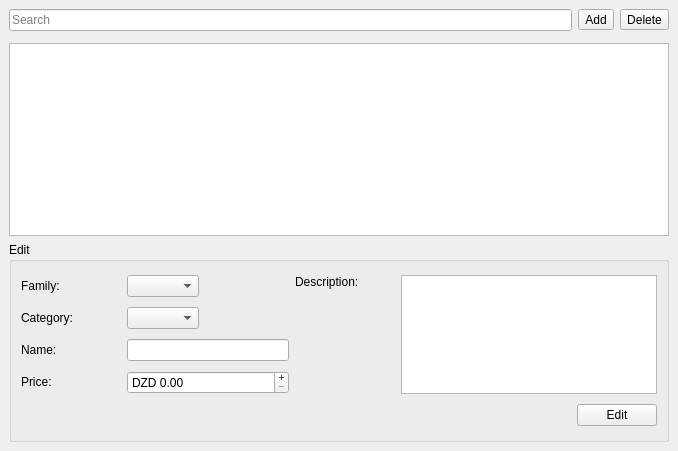
<?xml version="1.0" encoding="UTF-8"?>
<ui version="4.0">
 <class>ProdectsForm</class>
 <widget class="QWidget" name="ProdectsForm">
  <property name="geometry">
   <rect>
    <x>0</x>
    <y>0</y>
    <width>678</width>
    <height>451</height>
   </rect>
  </property>
  <property name="windowTitle">
   <string>Form</string>
  </property>
  <layout class="QGridLayout" name="gridLayout">
   <property name="leftMargin">
    <number>9</number>
   </property>
   <property name="topMargin">
    <number>9</number>
   </property>
   <property name="rightMargin">
    <number>9</number>
   </property>
   <property name="bottomMargin">
    <number>9</number>
   </property>
   <property name="horizontalSpacing">
    <number>6</number>
   </property>
   <item row="1" column="1">
    <widget class="QTableView" name="prodectsTabel">
     <property name="frameShape">
      <enum>QFrame::StyledPanel</enum>
     </property>
     <property name="alternatingRowColors">
      <bool>true</bool>
     </property>
     <property name="selectionBehavior">
      <enum>QAbstractItemView::SelectRows</enum>
     </property>
     <property name="gridStyle">
      <enum>Qt::SolidLine</enum>
     </property>
     <attribute name="horizontalHeaderDefaultSectionSize">
      <number>150</number>
     </attribute>
    </widget>
   </item>
   <item row="2" column="1">
    <widget class="QGroupBox" name="groupBox">
     <property name="minimumSize">
      <size>
       <width>0</width>
       <height>200</height>
      </size>
     </property>
     <property name="maximumSize">
      <size>
       <width>16777215</width>
       <height>200</height>
      </size>
     </property>
     <property name="title">
      <string>Edit</string>
     </property>
     <layout class="QGridLayout" name="gridLayout_2">
      <item row="0" column="0">
       <layout class="QHBoxLayout" name="horizontalLayout_2">
        <item>
         <widget class="QLabel" name="label">
          <property name="sizePolicy">
           <sizepolicy hsizetype="Fixed" vsizetype="Fixed">
            <horstretch>0</horstretch>
            <verstretch>0</verstretch>
           </sizepolicy>
          </property>
          <property name="minimumSize">
           <size>
            <width>100</width>
            <height>0</height>
           </size>
          </property>
          <property name="text">
           <string>Family:</string>
          </property>
         </widget>
        </item>
        <item>
         <widget class="QComboBox" name="family"/>
        </item>
       </layout>
      </item>
      <item row="0" column="2" rowspan="4">
       <layout class="QHBoxLayout" name="horizontalLayout_6">
        <item alignment="Qt::AlignTop">
         <widget class="QLabel" name="label_5">
          <property name="sizePolicy">
           <sizepolicy hsizetype="Fixed" vsizetype="Fixed">
            <horstretch>0</horstretch>
            <verstretch>0</verstretch>
           </sizepolicy>
          </property>
          <property name="minimumSize">
           <size>
            <width>100</width>
            <height>0</height>
           </size>
          </property>
          <property name="text">
           <string>Description:</string>
          </property>
         </widget>
        </item>
        <item>
         <widget class="QPlainTextEdit" name="description">
          <property name="sizePolicy">
           <sizepolicy hsizetype="Preferred" vsizetype="Preferred">
            <horstretch>0</horstretch>
            <verstretch>0</verstretch>
           </sizepolicy>
          </property>
         </widget>
        </item>
       </layout>
      </item>
      <item row="1" column="0">
       <layout class="QHBoxLayout" name="horizontalLayout_3">
        <item>
         <widget class="QLabel" name="label_2">
          <property name="sizePolicy">
           <sizepolicy hsizetype="Fixed" vsizetype="Fixed">
            <horstretch>0</horstretch>
            <verstretch>0</verstretch>
           </sizepolicy>
          </property>
          <property name="minimumSize">
           <size>
            <width>100</width>
            <height>0</height>
           </size>
          </property>
          <property name="text">
           <string>Category:</string>
          </property>
         </widget>
        </item>
        <item>
         <widget class="QComboBox" name="category"/>
        </item>
       </layout>
      </item>
      <item row="2" column="0" colspan="2">
       <layout class="QHBoxLayout" name="horizontalLayout_4">
        <item>
         <widget class="QLabel" name="label_3">
          <property name="sizePolicy">
           <sizepolicy hsizetype="Fixed" vsizetype="Fixed">
            <horstretch>0</horstretch>
            <verstretch>0</verstretch>
           </sizepolicy>
          </property>
          <property name="minimumSize">
           <size>
            <width>100</width>
            <height>0</height>
           </size>
          </property>
          <property name="text">
           <string>Name:</string>
          </property>
         </widget>
        </item>
        <item>
         <widget class="QLineEdit" name="name">
          <property name="sizePolicy">
           <sizepolicy hsizetype="Preferred" vsizetype="Fixed">
            <horstretch>0</horstretch>
            <verstretch>0</verstretch>
           </sizepolicy>
          </property>
          <property name="minimumSize">
           <size>
            <width>0</width>
            <height>0</height>
           </size>
          </property>
          <property name="clearButtonEnabled">
           <bool>true</bool>
          </property>
         </widget>
        </item>
       </layout>
      </item>
      <item row="3" column="0" colspan="2">
       <layout class="QHBoxLayout" name="horizontalLayout_5">
        <item>
         <widget class="QLabel" name="label_4">
          <property name="sizePolicy">
           <sizepolicy hsizetype="Fixed" vsizetype="Fixed">
            <horstretch>0</horstretch>
            <verstretch>0</verstretch>
           </sizepolicy>
          </property>
          <property name="minimumSize">
           <size>
            <width>100</width>
            <height>0</height>
           </size>
          </property>
          <property name="text">
           <string>Price:</string>
          </property>
         </widget>
        </item>
        <item>
         <widget class="QDoubleSpinBox" name="price">
          <property name="buttonSymbols">
           <enum>QAbstractSpinBox::PlusMinus</enum>
          </property>
          <property name="prefix">
           <string>DZD </string>
          </property>
          <property name="maximum">
           <double>10000000000000000905969664.000000000000000</double>
          </property>
         </widget>
        </item>
       </layout>
      </item>
      <item row="4" column="0" colspan="3">
       <layout class="QHBoxLayout" name="horizontalLayout_7">
        <item>
         <spacer name="horizontalSpacer">
          <property name="orientation">
           <enum>Qt::Horizontal</enum>
          </property>
          <property name="sizeHint" stdset="0">
           <size>
            <width>40</width>
            <height>20</height>
           </size>
          </property>
         </spacer>
        </item>
        <item>
         <widget class="QPushButton" name="editBtn">
          <property name="text">
           <string>Edit</string>
          </property>
         </widget>
        </item>
       </layout>
      </item>
     </layout>
    </widget>
   </item>
   <item row="0" column="1">
    <widget class="QWidget" name="widget" native="true">
     <layout class="QHBoxLayout" name="horizontalLayout">
      <property name="leftMargin">
       <number>0</number>
      </property>
      <property name="topMargin">
       <number>0</number>
      </property>
      <property name="rightMargin">
       <number>0</number>
      </property>
      <property name="bottomMargin">
       <number>6</number>
      </property>
      <item>
       <widget class="QLineEdit" name="search">
        <property name="placeholderText">
         <string>Search</string>
        </property>
        <property name="clearButtonEnabled">
         <bool>true</bool>
        </property>
       </widget>
      </item>
      <item>
       <widget class="QToolButton" name="addBtn">
        <property name="text">
         <string>Add</string>
        </property>
        <property name="icon">
         <iconset resource="res.qrc">
          <normaloff>:/Icons/res/add.png</normaloff>:/Icons/res/add.png</iconset>
        </property>
        <property name="toolButtonStyle">
         <enum>Qt::ToolButtonTextBesideIcon</enum>
        </property>
       </widget>
      </item>
      <item>
       <widget class="QToolButton" name="deleteBtn">
        <property name="text">
         <string>Delete</string>
        </property>
        <property name="icon">
         <iconset resource="res.qrc">
          <normaloff>:/Icons/res/delete.png</normaloff>:/Icons/res/delete.png</iconset>
        </property>
        <property name="toolButtonStyle">
         <enum>Qt::ToolButtonTextBesideIcon</enum>
        </property>
       </widget>
      </item>
     </layout>
    </widget>
   </item>
  </layout>
 </widget>
 <resources>
  <include location="res.qrc"/>
 </resources>
 <connections/>
</ui>
